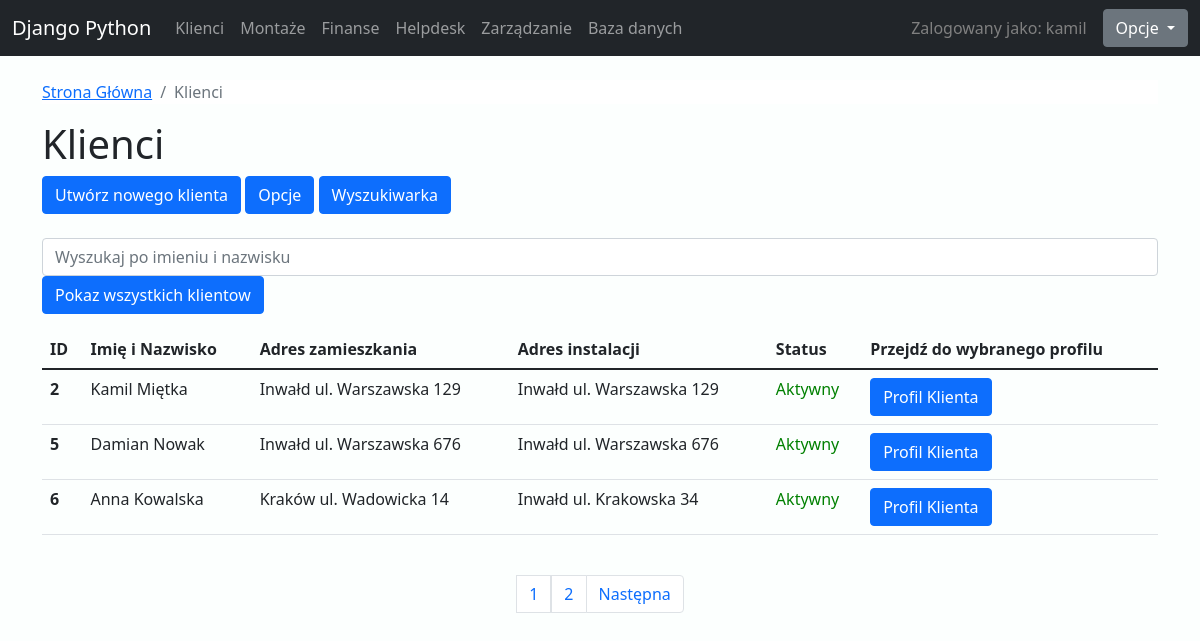
The app's page /klienci/ (signed in) with its own data.
### klienci/models.py (models this page shows, shortened)
class Klient(models.Model):
    imie = models.CharField(max_length=50)
    nazwisko = models.CharField(max_length=50)
    pesel = models.CharField(max_length=11)
    seriaDowodu = models.CharField(max_length=9)
    aktywny = models.BooleanField(default=True)
    numerGSM = models.CharField(max_length=20, blank=True)
    numerStacjonarny = models.CharField(max_length=20, blank=True)
    email = models.EmailField(blank=True, null=True)
    miastoZamieszkania = models.CharField(max_length=50)
    ulicaZamieszkania = models.CharField(max_length=50)
    numerZamieszkania = models.CharField(max_length=50)
    numerMieszkaniaZamieszkania = models.CharField(max_length=50,blank=True)
    kodPocztowyZamieszkania = models.CharField(max_length=6)
    wojewodztwoInstalacji = models.ForeignKey(Wojewodztwo, on_delete=models.CASCADE)
    powiatInstalacji = models.ForeignKey(Powiat, on_delete=models.CASCADE)
    gminaInstalacji = models.ForeignKey(Gmina, on_delete=models.CASCADE)
    miastoInstalacji = models.ForeignKey(Miasto, on_delete=models.CASCADE)
    ulicaInstalacji = models.ForeignKey(Ulica, on_delete=models.CASCADE)
    numerInstalacji = models.CharField(max_length=50)
    numerMieszkaniaInstalacji = models.CharField(max_length=50, blank=True)
    kodPocztowyInstalacji = models.CharField(max_length=6)
    uzytkownik = models.OneToOneField(User, null=True, on_delete=models.CASCADE)
    stanKonta = models.FloatField(default=0)
    taryfa = models.ForeignKey(Taryfa, on_delete=models.CASCADE, blank=True, null=True)
    pakiety = models.ManyToManyField(PakietDodatkowy, blank=True,)
    class Meta:
        verbose_name = "Klient"
        verbose_name_plural = "Klienci"

class Miasto(models.Model):
    gmina = models.ForeignKey(Gmina, on_delete=models.CASCADE)
    nazwaMiasta = models.CharField(max_length=50)
    def __str__(self):
        return self.nazwaMiasta
    class Meta:
        verbose_name = "Miasto"
        verbose_name_plural = "Miasta"

class Ulica(models.Model):
    miasto = models.ForeignKey(Miasto, on_delete=models.CASCADE)
    nazwaUlicy = models.CharField(max_length=50)
    def __str__(self):
        return self.nazwaUlicy
    class Meta:
        verbose_name = "Ulica"
        verbose_name_plural = "Ulice"

### klienci/views.py (the view)
# urls.py: path('klienci/', include('klienci.urls')),
@login_required(login_url="logowanie")
def klienci(request):
    zalogowany = User.objects.get(username = request.user)
    if zalogowany.groups.filter(name='klienci'):
        return redirect('profil_klienta')
    ostatni = Klient.objects.order_by('id').last()
    paginacja = Paginator(Klient.objects.all(),3)
    strona = request.GET.get('strona')
    klienci = paginacja.get_page(strona)
    numeracja = "i" * klienci.paginator.num_pages
    x = Klient.objects.all()
    submitted = False
    if 'dodaj' in request.POST:
        form = DodawanieNowegoKlienta(request.POST)
        if form.is_valid():
            form.save()
            klient = Klient.objects.get(pesel = request.POST["pesel"])
            KlientHistoria.objects.create(uzytkownik=request.user, zmieniono="Utworzono konto użytkownika", klient = klient)
            login = request.POST['imie'] + request.POST['nazwisko'] + str(klient.id)
            haslo = request.POST["pesel"]
            grupa = Group.objects.get(name='klienci')
            UserModel = get_user_model()
            user = UserModel.objects.create(username=login)
            user.set_password(haslo)
            user.groups.add(grupa)
            user.save()
            klient.uzytkownik = user
            klient.save()
            numerKonta = KontoBankowe.objects.filter(klient_id = None).order_by('?')[0]
            numerKonta.klient_id = klient
            numerKonta.save()
            if request.POST['email']:
                tresc = f'Dzień dobry, {klient.imie} {klient.nazwisko}, cieszymy się, że do nas dołączyłeś! Informujemy, że od dnia instalacji jest czas do 14 dni na podpisanie umowy lub odstąpenie. W razie pytań zapraszamy do kontaktu!'
                send_mail("Witamy w sieci", tresc, settings.EMAIL_HOST_USER, [request.POST['email']], fail_silently=False)
                KlientHistoria.objects.create(uzytkownik=request.user, zmieniono=f'Mail powitalny został wysłany na adres {request.POST["email"]}', klient = klient)
                return HttpResponseRedirect('/klienci?submitted=True')
            else:
                return HttpResponseRedirect('/klienci?submitted=True')
    else:
        form = DodawanieNowegoKlienta
        if 'submitted' in request.GET:
            submitted = True
    if 'pokaz' in request.POST:
        paginacja = Paginator(Klient.objects.all(),1000)
        strona = request.GET.get('strona')
        klienci = paginacja.get_page(strona)
        numeracja = "i" * klienci.paginator.num_pages
    return render(request, "klienci/lista_klientow.html", {'klienci':klienci, 'form':form, 'submitted':submitted, 'ostatni': ostatni, 'numeracja':numeracja})

### klienci/models.py (called while the page is built)
    def __str__(self):
        return self.nazwaWojewodztwa

    def __str__(self):
        return self.nazwaPowiatu

    def __str__(self):
        return self.nazwaGminy

### zarzadzanie/models.py (called while the page is built)
    def __str__(self):
        return f'{self.nazwaTaryfy}'

    def __str__(self):
        return self.nazwaPakietu

### templates/klienci/lista_klientow.html (shortened to what this page needs)
{% extends 'glowna/szablon.html' %}
{%block content %}
<nav style="background-color:white;" aria-label="breadcrumb">
  <ol class="breadcrumb">
    <li class="breadcrumb-item"><a href="{% url 'glowna' %}">Strona Główna</a></li>
    <li class="breadcrumb-item active" aria-current="page">Klienci</li>
  </ol>
</nav>
<h1> Klienci </h1>
<button type="button" class="btn btn-primary" data-bs-toggle="modal" data-bs-target="#staticBackdrop1">
    Utwórz nowego klienta
  </button>
<button type="button" class="btn btn-primary" data-bs-toggle="modal" data-bs-target="#staticBackdrop">
  Opcje
</button>
<button type="button" class="btn btn-primary" data-bs-toggle="modal" data-bs-target="#staticBackdrop2">
  Wyszukiwarka
</button>
<br><br>
 <input class="form-control me-2" type="text" id="przyciskWyszukajImieNazwisko" onkeyup="wyszukaj()" name="szukaj" placeholder="Wyszukaj po imieniu i nazwisku">
  <form method="POST" action="{% url 'klienci' %}">
  <input type="submit" name="pokaz" onclick="dodajPowrot()" class="btn btn-primary" value="Pokaz wszystkich klientow">
</form>
<table class="table" id="tabela">
    <thead>
      <tr>
        <th scope="col">ID</th>
        <th scope="col">Imię i Nazwisko</th>
        <th scope="col">Adres zamieszkania</th>
        <th scope="col">Adres instalacji</th>
        <th scope="col">Status</th>
        <th scope="col">Przejdź do wybranego profilu</th>
      </tr>
    </thead>
    <tbody>
        {%for klient in klienci%}
        <tr>
            <th scope="row">{{klient.id}}</th>
                <td>{{klient.imie}} {{klient.nazwisko}} </td>
                <td> {{klient.miastoZamieszkania}} {{klient.ulicaZamieszkania}}  {{klient.numerZamieszkania}} </td>
                <td> {{klient.miastoInstalacji}} {{klient.ulicaInstalacji}}  {{klient.numerInstalacji}} </td>
                {% if klient.aktywny == True %}
                  <td style="color:green;">Aktywny</td>
                {% else  %}
                  <td style="color:red;">Nieaktywny</td>
                {% endif %}
                <td><a href="id/{{klient.id}}" class="btn btn-primary btn-smactive"
                  role="button" aria-pressed="true">Profil Klienta</a></td>
        </tr>
        {% endfor %}
    </tbody>
</table>
<br>
<nav aria-label="Page navigation example">
    <ul class="pagination justify-content-center">
{% for i in numeracja%}
    <a class="page-link" href="?strona={{forloop.counter}}">{{forloop.counter}}</a> </li>
{% endfor %}
{% if klienci.has_next %}
    <li class="page-item"><a class="page-link" href="?strona={{klienci.next_page_number}}">Następna</a></li>
{% endif %}
</ul>
</nav>
<br>
{% endblock %}

### templates/glowna/szablon.html (shortened to what this page needs)
<html lang="pl">
	<head>
		<link href="https://cdn.jsdelivr.net/npm/bootstrap@5.1.3/dist/css/bootstrap.min.css" rel="stylesheet">
		<link href="/static/szablonStyl.css" rel="stylesheet">
	</head>
	<body>
		{% include 'glowna/nawigacja.html' %}
		<br>
		<div class="container">
		{%block content%}
		{% endblock %}
		</div>
	</body>
</html>

### templates/glowna/nawigacja.html (shortened to what this page needs)
<div class="sticky-top">
<nav class="navbar navbar-expand-lg navbar-dark bg-dark">
			<div class="container-fluid">
				<a href="{% url 'glowna'%}" class="navbar-brand">Django Python</a>
				<div class="collapse navbar-collapse" id="navbarSupportedContent">
					<ul class="navbar-nav me-auto mb-2 mb-lg-0">
							<li class="nav-item">
								<a class="nav-link" href="{% url 'klienci'%}">Klienci </a>
							</li>
							<li class="nav-item">
								<a class="nav-link" href="{% url 'montaze'%}">Montaże</a>
							</li>
							<li class="nav-item">
								<a class="nav-link" href="{% url 'finanse'%}">Finanse</a>
							</li>
							<li class="nav-item">
								<a class="nav-link" href="{% url 'zgloszenia'%}">Helpdesk</a>
							</li>
							<li class="nav-item">
								<a class="nav-link" href="{% url 'zarzadzanie'%}">Zarządzanie</a>
							</li>
							{% if request.user.is_superuser %}
							<li class="nav-item">
								<a class="nav-link" href="{% url 'admin:index' %}">Baza danych</a>
							</li>
							{% else %}
							<li class="nav-item">
								<a class="nav-link disabled" href="{% url 'admin:index' %}">Baza danych</a>
							</li>
							{% endif %}
					</ul>
						<span style="color:gray;"class="nav-link">Zalogowany jako: {{request.user}} </span>
						<div class="dropdown ">
							<button class="btn btn-secondary dropdown-toggle" type="button" id="dropdownMenuButton1" data-bs-toggle="dropdown" aria-expanded="false">
							Opcje
							</button>
						</div>
				</div>
			</div>
</nav>
</div>

### statyczne/szablonStyl.css (style rules this page uses)
body { background-color:rgb(252, 255, 254); }

### records on screen
Klient: id "2", imie "Kamil", nazwisko "Miętka", miastoZamieszkania "Inwałd", ulicaZamieszkania "ul. Warszawska", numerZamieszkania "129", miastoInstalacji "Inwałd", ulicaInstalacji "ul. Warszawska", numerInstalacji "129", aktywny "Aktywny"
Klient: id "5", imie "Damian", nazwisko "Nowak", miastoZamieszkania "Inwałd", ulicaZamieszkania "ul. Warszawska", numerZamieszkania "676", miastoInstalacji "Inwałd", ulicaInstalacji "ul. Warszawska", numerInstalacji "676", aktywny "Aktywny"
Klient: id "6", imie "Anna", nazwisko "Kowalska", miastoZamieszkania "Kraków", ulicaZamieszkania "ul. Wadowicka", numerZamieszkania "14", miastoInstalacji "Inwałd", ulicaInstalacji "ul. Krakowska", numerInstalacji "34", aktywny "Aktywny"

### other values on screen
{{ request.user }} "kamil"
